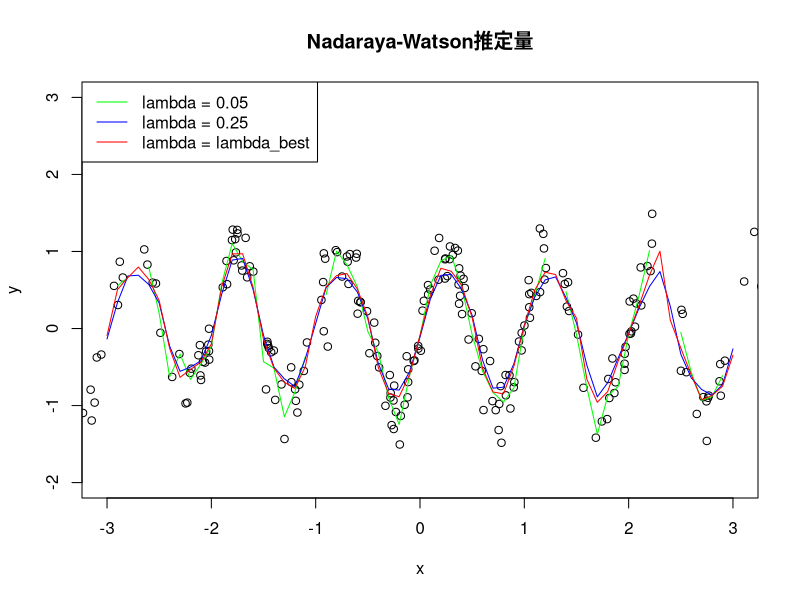

The R source for this figure:
# Clear environment
rm(list = ls())

# Setting Japanese font (for MacOSX)
# par(family= "HiraKakuProN-W3")

# Chapter6 e.g.60
# Nadaraya-Watson推定量はカーネル密度推定の回帰版であり、
# ノンパラメトリックな回帰手法の一つである。
# 本コードではNadaraya-Watson推定量にEpanechnikovカーネルを適用する。
# コードの処理内容を追うと分かるが、Nadaraya-Watson推定量を用いた回帰は、
# 応答変数yの値が説明変数xに対して一価関数的な場合にうまく機能する。

# データ生成
n <- 250
x <- 2 * rnorm(n)
y <- sin(2 * pi * x) + rnorm(n) / 4 # y = sin(2pi * x)という一価関数でデータを生成する。

# Epanechnikovカーネルの定義式中における関数D(t)
D <- function(t) {
  return(max(0.75 * (1 - t ^ 2), 0))
}

# Epanechnikovカーネルの定義式K_{lambda}(x, y)
K <- function(x, y, lambda) {
  return(D(abs(x - y) / lambda))
}

# Nadaraya-Watson推定量の定義式f(x)
# 今回はEpanechnikovカーネルをKとして考えるので、引数にlambdaが入る。
f <- function(z, lambda) { 
  numer <- 0 # fの分子
  denom <- 0 # fの分母
  for (i in 1:n) {
    numer <- numer + K(x[i], z, lambda) * y[i] # 定義式中の分子を計算。
    denom <- denom + K(x[i], z, lambda) # 定義式中の分母を計算。
  }
  return(numer / denom)
}

# lambda = 0.05, 0.25としてNadaraya-Watson推定量を計算し、プロットする。
plot(seq(-3, 3, length = 10), # x軸のticks
     seq(-2, 3, length = 10), # y軸のticks
     type = "n", # このplot()では軸だけ描く。データはプロットしない。
     xlab = "x", ylab = "y")
points(x, y) # データのプロット
xx <- seq(-3, 3, 0.1) # Nadaraya-Watson推定量で回帰を行うためのx値。
yy <- NULL # 各x値に対するNadaraya-Watson推定量を記録する配列。
for (zz in xx) {
  yy <- c(yy, f(zz, 0.05)) # lambda = 0.05としてNadaraya-Watson推定量を計算。
}
lines(xx, yy, col = "green") # 緑色の線でlambda = 0.05の結果をプロット。
yy <- NULL
for (zz in xx) {
  yy <- c(yy, f(zz, 0.25)) # lambda = 0.25としてNadaraya-Watson推定量を計算。
}
lines(xx, yy, col = "blue") # 青色の線でlambda = 0.25の結果をプロット。

# Nadaraya-Watson推定量を計算する際の最適なlambdaをCVにより求める。
m <- n / 10 # 10-fold CVとする。
lambda_seq <- seq(0.05, 1, 0.01) # 評価するlambda値の範囲。
SS_min <- Inf # 最小CV二乗誤差
for (lambda in lambda_seq) {
  SS <- 0 # 評価しようとするlambda値におけるCV二乗誤差
  for (k in 1:10) { # 10-fold CV
    test <- ((k - 1) * m + 1):(k * m) # テスト用データの添字
    train <- setdiff(1:n, test) # 学習用データの添字
    for (j in test) {
      numer_j <- 0 # Nadaraya-Watson推定量定義式の分子
      denom_j <- 0 # Nadaraya-Watson推定量定義式の分母
      for (i in train) {
        K_ij <- K(x[i], x[j], lambda) # テストデータjと学習データiの間のEpanechnikovカーネル値を計算。
        numer_j <- numer_j + K_ij * y[i] # テストデータjにおけるNadaraya-Watson推定量の分子を計算。
        denom_j <- denom_j + K_ij # テストデータjにおけるNadaraya-Watson推定量の分母を計算。
      }
      if (denom_j == 0) { # テストデータjと学習データ達がlambda値に比して極端に離れていた場合、こうなる可能性がある。
        d_min <- Inf # テストデータjと各学習データとのEuclid距離の最小値
        for (i in train) {
          d <- abs(x[j] - x[i]) # テストデータjと各学習データとのEuclid距離を計算。
          if (d < d_min) {
            d_min <- d
            index <- i # テストデータと最もEuclid距離の近い学習データの添字を記録。
          }
        }
        z <- y[index] # Nadaraya-Watson推定量が計算できない場合は、テストデータと最もEuclid距離の近い学習データxにおけるy値を推定値とする。
      } else {
        z <- numer_j / denom_j # Nadaraya-Watson推定量が計算できる場合は、それを推定値とする。
      }
      SS <- SS + (y[j] - z) ^ 2 # 各テストデータy値とその推定値間の二乗誤差を計算し、総和を記録する。これが当該lambda値におけるCV評価値となる。
    }
  }
  if (SS < SS_min) {
    SS_min <- SS
    lambda_best <- lambda # 最小CV評価値を叩き出したlambda値（=最適lambda値）を記録。
  }
}

# 最適lambda値を用いてNadaraya-Watson推定量を計算し、プロットする。
yy <- NULL # 各x値に対するNadaraya-Watson推定量を記録する配列。
for (zz in xx) {
  yy <- c(yy, f(zz, lambda_best)) # 最適lambdaでのNadaraya-Watson推定量を計算。
}
lines(xx, yy, col = "red") # 赤い直線でプロットする。
title("Nadaraya-Watson推定量")
legend("topleft", 
       legend = paste0("lambda = ", c(0.05, 0.25, "lambda_best")),
       lwd = 1,
       col = c("green", "blue", "red"))
